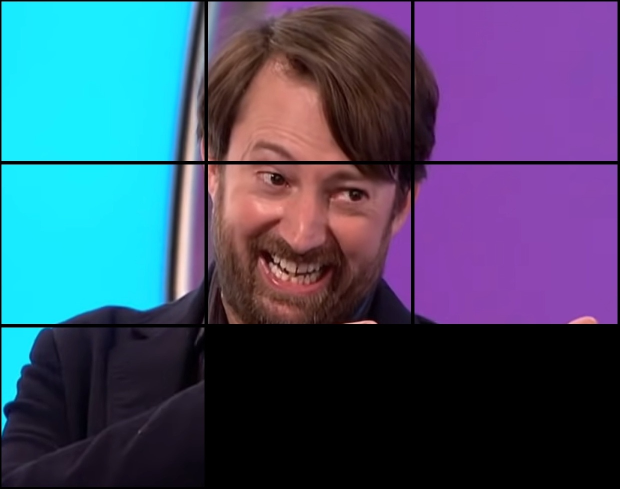
#> input picture combined.jpg, 1239 x 978 px, given as the content of the folder cv, which was not available (shown at 1/2 size)
$ python jigsaw.py
#> lines starting #> are read from the running program, lines starting #| are printed output that depends on the picture; pictures that were not available may be replaced by others from this repository, and a replacement may not be noted
import os
import cv2
import sys
import argparse
def split_image(image_path,hsegs,vsegs,resize=False):
    # Load the image
#> called with image_path = 'cv/combined.jpg/combined.jpg', hsegs = 3, vsegs = 3, resize = False
    print(hsegs,vsegs)
    image = cv2.imread(image_path)
#> image is the input picture: shape (978, 1239, 3); mean B, G, R 107.3, 78.7, 65.5
    if(resize):
        image = cv2.resize(image,(600,600))
    height, width, _ = image.shape
#> height = 978; width = 1239

    # Compute the size of each segment
    segment_width = width // hsegs
#> segment_width = 413
    segment_height = height // vsegs
#> segment_height = 326

    # Split the image into 9 segments
    segments = []
    for i in range(vsegs):
        for j in range(hsegs):
            x = j * segment_width
            y = i * segment_height
            segment = image[y:y+segment_height, x:x+segment_width]
            segments.append(segment)
#> after the loop, segments = 9 items

    return segments
if __name__=='__main__':
    rootf = 'cv';segmentedDir= 'segmented'
    parser = argparse.ArgumentParser()
    parser.add_argument('--clean',action='store_true')
    parser.add_argument('--ss',default=1,type=int)
    parser.add_argument('--ns',default=3,type=int)
    parser.add_argument('--resize',action='store_true')
    args = parser.parse_args()
    if(args.clean):
        os.system('rm -rf segmented/*')
        exit()
    samplesize = args.ss
    for cat in os.listdir(rootf):
        folderpath = f'{rootf}/{cat}'
        fnames = sorted(os.listdir(folderpath))[:samplesize]
        print(cat,': ',fnames)
        for fname in fnames:
            basename = fname.split('.')[0]
            segsavedir = f'{segmentedDir}/{cat}/{basename}'
            os.makedirs(segsavedir,exist_ok=True)
            segs = split_image(f'{rootf}/{cat}/{fname}',args.ns,args.ns,resize=args.resize)
#> segs = 9 items
            for i,seg in enumerate(segs):
                cv2.imwrite(f'{segsavedir}/seg{i}.jpg',seg)
#> this loop made 9 passes
#> pass 1, `cv2.imwrite(f'{segsavedir}/seg{i}.jpg',seg)`:
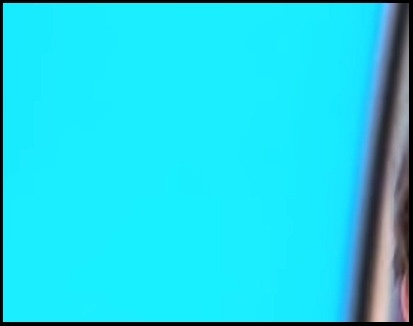
#> saved as seg0.jpg: shape (326, 413, 3); mean B, G, R 231.2, 213.4, 34
#> pass 2, `cv2.imwrite(f'{segsavedir}/seg{i}.jpg',seg)`:
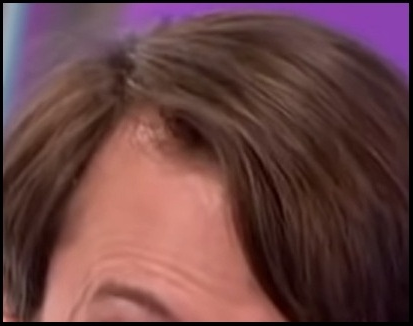
#> saved as seg1.jpg: shape (326, 413, 3); mean B, G, R 68.2, 67.2, 105.4
